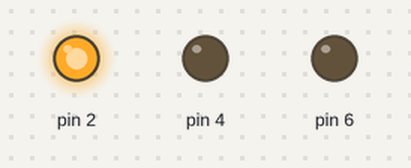
A sketch run on a simulated Arduino Uno, built with avr-gcc and run on an emulated ATmega328P. Shown: output pins drawn as LEDs (lit = HIGH).

Above: at 0.5 s.
At 2.5 s:
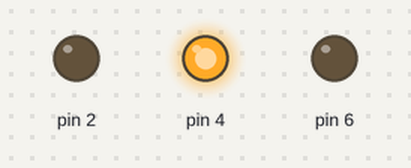
At 4.5 s:
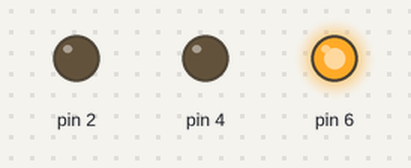
At 5.5 s:
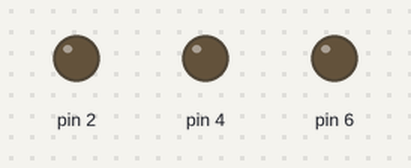
Timing chart, 0 to 7.8 s (numbered marks = the images above):
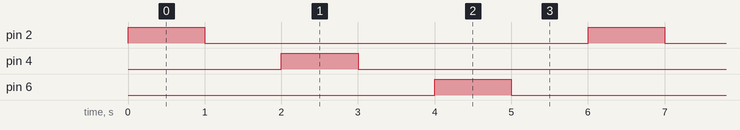

Measured:
- by itself, pin 2, pin 4, pin 6: alternates HIGH for 1.0 s and LOW for 5.0 s
- by itself, everything shown: repeats every 6.0 s, in 6 steps

The sketch:

loop_led.ino
```cpp
void setup() {
  pinMode(2, OUTPUT);
  pinMode(4, OUTPUT);
  pinMode(6, OUTPUT);
}


void loop() {
for(int a=2;a<=6;a+=2)
  {
  digitalWrite(a, HIGH);
  delay(1000);
  digitalWrite(a, LOW);
  delay(1000);
  }
}
```
